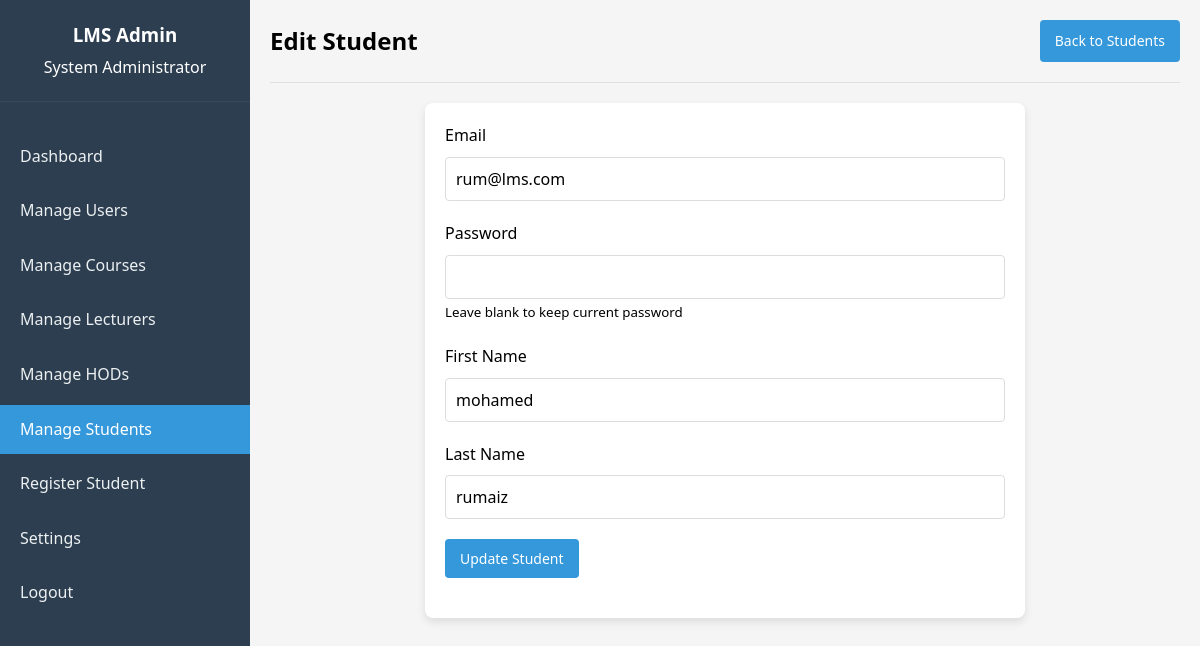
The page /admin/student/edit_student.php?id=5 (signed in) on the database its author committed.
### tables this page shows
CREATE TABLE `users` (
  `user_id` int(11) NOT NULL,
  `email` varchar(100) NOT NULL,
  `password` varchar(255) NOT NULL,
  `role` enum('admin','lecturer','student','hod') DEFAULT NULL,
  `first_name` varchar(50) NOT NULL,
  `last_name` varchar(50) NOT NULL,
  `profile_picture` varchar(255) DEFAULT NULL,
  `created_at` timestamp NOT NULL DEFAULT current_timestamp(),
  `updated_at` timestamp NOT NULL DEFAULT current_timestamp() ON UPDATE current_timestamp()
);

### admin/student/edit_student.php (the view, shortened to what this page needs)
<?php
require_once '../../config.php';
$studentId = $_GET['id'];
$email_err = $firstName_err = $lastName_err = $password_err = "";
$stmt = $conn->prepare("SELECT email, first_name, last_name FROM users WHERE user_id = ? AND role = 'student'");
$stmt->bind_param("i", $studentId);
$stmt->execute();
$result = $stmt->get_result();
$student = $result->fetch_assoc();
$email = $student['email'];
$firstName = $student['first_name'];
$lastName = $student['last_name'];
$pageTitle = "Edit Student";
?>
<!DOCTYPE html>
<html lang="en">
<head>
    <link rel="stylesheet" href="../../assets/css/style.css">
</head>
<body>
    <div class="dashboard-container">
        <div class="sidebar">
            <div class="sidebar-header">
                <h3>LMS Admin</h3>
                <p><?php echo $_SESSION['first_name'] . ' ' . $_SESSION['last_name']; ?></p>
            </div>
            <ul class="sidebar-menu">
                <li><a href="../dashboard.php">Dashboard</a></li>
                <li><a href="../users.php">Manage Users</a></li>
                <li><a href="../courses.php">Manage Courses</a></li>
                <li><a href="../lecturer/lecturers.php" >Manage Lecturers</a></li>
                <li><a href="../hod/hod.php">Manage HODs</a></li>
                <li><a href="students.php" class="active">Manage Students</a></li>
                <li><a href="register_student.php">Register Student</a></li>
                <li><a href="../settings.php">Settings</a></li>
                <li><a href="../../logout.php">Logout</a></li>
            </ul>
        </div>
        <div class="main-content">
            <div class="header">
                <h2><?php echo $pageTitle; ?></h2>
                <a href="students.php" class="btn">Back to Students</a>
            </div>
            <div class="form-container">
                <form action="<?php echo htmlspecialchars($_SERVER["PHP_SELF"]) . '?id=' . $studentId; ?>" method="post">
                    <div class="form-group">
                        <label>Email</label>
                        <input type="email" name="email" class="form-control <?php echo (!empty($email_err)) ? 'is-invalid' : ''; ?>" value="<?php echo $email; ?>">
                    </div>
                    <div class="form-group">
                        <label>Password</label>
                        <input type="password" name="password" class="form-control <?php echo (!empty($password_err)) ? 'is-invalid' : ''; ?>">
                        <small class="text-muted">Leave blank to keep current password</small>
                    </div>
                    <div class="form-group">
                        <label>First Name</label>
                        <input type="text" name="first_name" class="form-control <?php echo (!empty($firstName_err)) ? 'is-invalid' : ''; ?>" value="<?php echo $firstName; ?>">
                    </div>
                    <div class="form-group">
                        <label>Last Name</label>
                        <input type="text" name="last_name" class="form-control <?php echo (!empty($lastName_err)) ? 'is-invalid' : ''; ?>" value="<?php echo $lastName; ?>">
                    </div>
                    <div class="form-group">
                        <button type="submit" class="btn">Update Student</button>
                    </div>
                </form>
            </div>
        </div>
    </div>
</body>
</html>

### assets/css/style.css (style rules this page uses)
* { margin: 0; padding: 0; box-sizing: border-box; font-family: 'Segoe UI', Tahoma, Geneva, Verdana, sans-serif; }
body { background-color: #f5f5f5; line-height: 1.6; }
a { text-decoration: none; }
.dashboard-container { display: flex; min-height: 100vh; }
.sidebar { width: 250px; background-color: #2c3e50; color: white; padding: 20px 0; position: fixed; height: 100vh; overflow-y: auto; }
.sidebar-header { padding: 0 20px 20px; border-bottom: 1px solid #34495e; text-align: center; }
.sidebar-header h3 { margin-bottom: 5px; }
.sidebar-menu { list-style: none; padding: 0; margin: 30px 0; }
.sidebar-menu li { margin-bottom: 5px; }
.sidebar-menu a { display: block; color: #ecf0f1; text-decoration: none; padding: 12px 20px; transition: all 0.3s; }
.sidebar-menu a:hover, .sidebar-menu a.active { background-color: #3498db; color: white; }
.main-content { flex: 1; padding: 20px; margin-left: 250px; background-color: #f5f5f5; }
.header { display: flex; justify-content: space-between; align-items: center; padding-bottom: 20px; border-bottom: 1px solid #e0e0e0; margin-bottom: 20px; }
.form-container { background-color: white; border-radius: 8px; box-shadow: 0 4px 8px rgba(0, 0, 0, 0.1); padding: 20px; max-width: 600px; margin: 0 auto; }
.form-group { margin-bottom: 20px; }
.form-group label { display: block; margin-bottom: 8px; font-weight: 500; }
.form-control { width: 100%; padding: 10px; border: 1px solid #ddd; border-radius: 4px; font-size: 16px; }
.btn { background-color: #3498db; color: white; border: none; padding: 10px 15px; border-radius: 4px; cursor: pointer; text-decoration: none; display: inline-block; font-size: 14px; }

### rows shown on the page
users: email "rum@lms.com", first_name "mohamed", last_name "rumaiz"

### other values the page prints
$_SESSION['first_name'] "System"
$_SESSION['last_name'] "Administrator"
$pageTitle "Edit Student"
